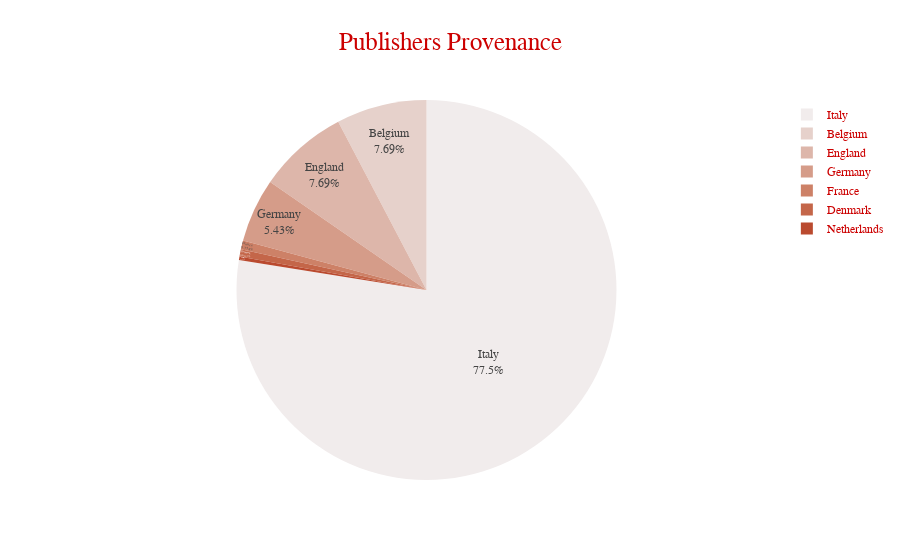

Write notebook code for a chart like this one.
### Code cell
viz4 = px.pie(ppv, names='country', values='number', color_discrete_sequence=px.colors.sequential.amp, 
              title='Publishers Provenance',
             template='simple_white', hover_name="country", hover_data={'country':False}
             )

viz4.layout.title.font = dict(
                        family='Trebuchet MS', size=25)
viz4.update_traces(textposition='inside', textinfo='percent+label')

viz4.layout.title.x = 0.5
viz4.layout.title.xanchor = 'center'

viz4.layout.font = dict(
                    family='Trebuchet MS', color='#cc0000')
viz4

### Figure 1 — Plotly figure (JSON) as saved in the notebook; plotly's stock layout.template omitted (floating-point values rounded to 4 significant figures)
{"data": [{"customdata": [["Italy"], ["Belgium"], ["England"], ["Germany"], ["France"], ["Denmark"], ["Netherlands"]], "domain": {"x": [0, 1], "y": [0, 1]}, "hovertemplate": "<b>%{hovertext}</b><br><br>number=%{value}<extra></extra>", "hovertext": ["Italy", "Belgium", "England", "Germany", "France", "Denmark", "Netherlands"], "labels": ["Italy", "Belgium", "England", "Germany", "France", "Denmark", "Netherlands"], "legendgroup": "", "name": "", "showlegend": true, "textinfo": "percent+label", "textposition": "inside", "type": "pie", "values": [514, 51, 51, 36, 5, 4, 2]}], "layout": {"font": {"color": "#cc0000", "family": "Trebuchet MS"}, "legend": {"tracegroupgap": 0}, "piecolorway": ["rgb(241, 236, 236)", "rgb(230, 209, 203)", "rgb(221, 182, 170)", "rgb(213, 156, 137)", "rgb(205, 129, 103)", "rgb(196, 102, 73)", "rgb(186, 74, 47)", "rgb(172, 44, 36)", "rgb(149, 19, 39)", "rgb(120, 14, 40)", "rgb(89, 13, 31)", "rgb(60, 9, 17)"], "title": {"font": {"family": "Trebuchet MS", "size": 25}, "text": "Publishers Provenance", "x": 0.5, "xanchor": "center"}}}
